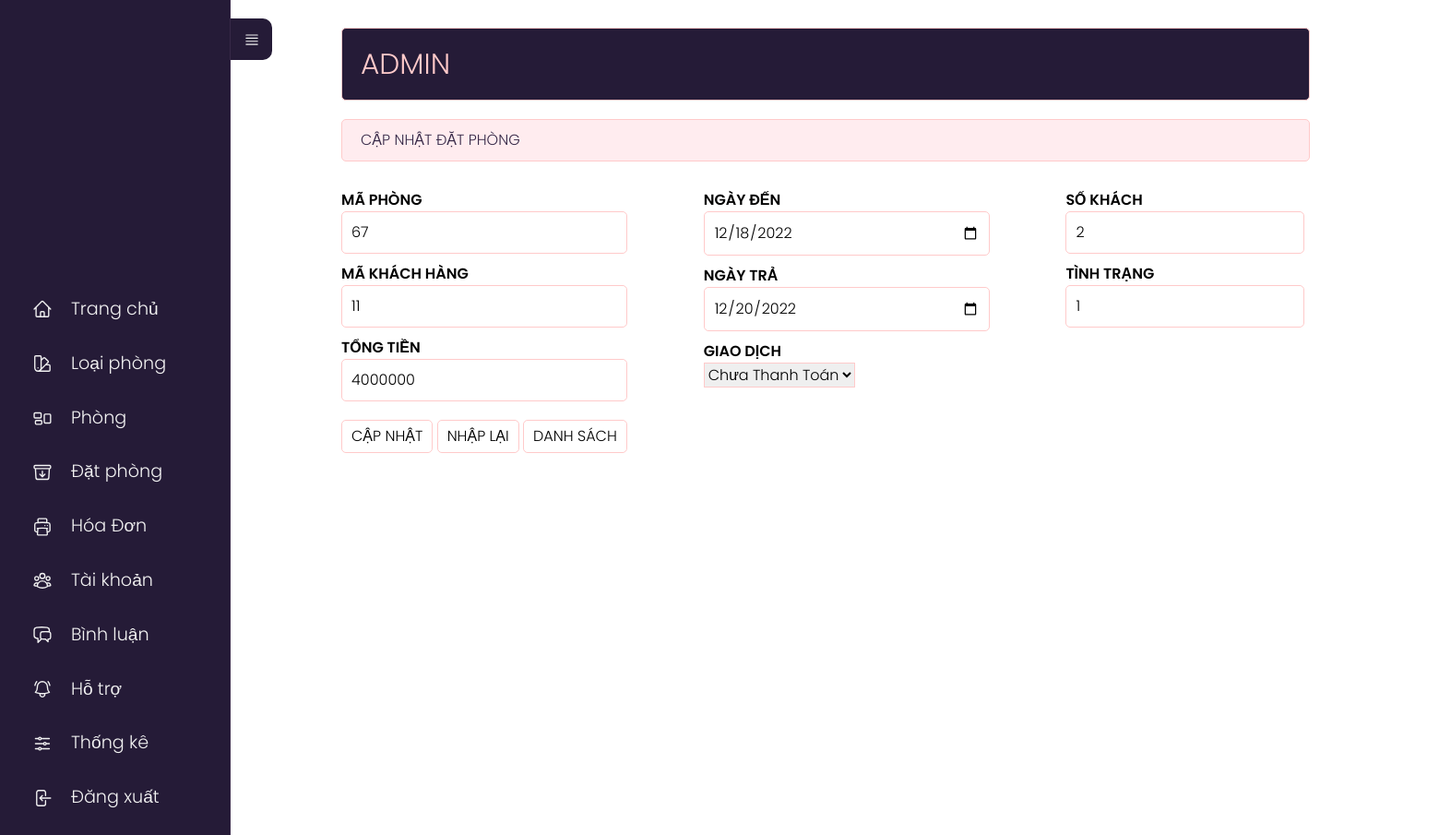
/admin/index.php?act=suadp&id=247, run on the app's committed database.
### tables this page shows
CREATE TABLE `datphong` (
  `id_order` int(11) NOT NULL,
  `id_phong` int(11) NOT NULL,
  `id_user` varchar(255) NOT NULL,
  `sokhach` int(2) NOT NULL,
  `ngayden` date NOT NULL,
  `ngaytra` date NOT NULL,
  `tongtien` float(10,2) NOT NULL,
  `giaodich` tinyint(2) NOT NULL DEFAULT 0,
  `tinhtrang` tinyint(2) NOT NULL DEFAULT 0
);

### model/pdo.php (called while the page is built, shortened)
<?php
function pdo_get_connection(){
    $dburl = "mysql:host=localhost;dbname=khachsan;charset=utf8";
    $user = 'root';
    $password = '';
    $conn = new PDO($dburl, $user, $password);
    $conn->setAttribute(PDO::ATTR_ERRMODE, PDO::ERRMODE_EXCEPTION);
    return $conn;
}
function pdo_query_one($sql){
    $sql_args = array_slice(func_get_args(), 1);
    try{
        $conn = pdo_get_connection();
        $stmt = $conn->prepare($sql);
        $stmt->execute($sql_args);
        $row = $stmt->fetch(PDO::FETCH_ASSOC);
        return $row;
    }
    catch(PDOException $e){
        throw $e;
    }
    finally{
        unset($conn);
    }
}

### model/datphong.php (called while the page is built, shortened)
<?php
    function loadone_datphong($id){
        $sql="select * from datphong where id_order=".$id;
        $dp=pdo_query_one($sql);
        return $dp;
    }
?>

### admin/datphong/update.php (the view, shortened to what this page needs)
<div class="row">
    <div class="row mb headeradmin" style="width:1050px;">
        <h1 style="padding: 15px 0;">ADMIN </h1>
    </div>
    <div class="row mb10 formtittle" style="width:1050px;">
        <h3>CẬP NHẬT ĐẶT PHÒNG</h3>
    </div>
    <div class="row formcontent" style="width:1650px;">
        <form action="index.php?act=updatedp" method="post" enctype="multipart/form-data">
            <div class="row">
                <?php
                if (is_array($dp)) {
                    extract($dp);
                }
                ?>
                <div class="row mb10 content1">
                    <div class="row mb10">
                        <label for="">MÃ PHÒNG</label><br>
                        <input type="text" name="maphong" style="width:120%;" value="<?= $id_phong ?>" required>
                    </div>
                    <div class="row mb10">
                        <label for="">MÃ KHÁCH HÀNG<br></label>
                        <input type="text" name="makhachhang" style="width:120%;" value="<?= $id_user ?>" required>
                    </div>
                    <div class="row mb10">
                        <label for="">TỔNG TIỀN</label><br>
                        <input type="tongtien" name="tongtien" style="width:120%;border: 1px solid #FFCACA;padding: 10px;border-radius: 5px;" value="<?= $tongtien ?>">
                    </div>
                </div>
                <div class="row mb10 content2">
                    <div class="row mb10">
                        <label for="">NGÀY ĐẾN</label><br>
                        <input type="date" name="ngayden" style="width:120%;border: 1px solid #FFCACA;padding: 10px;border-radius: 5px;" value="<?= $ngayden ?>">
                    </div>
                    <div class="row mb10">
                        <label for="">NGÀY TRẢ</label><br>
                        <input type="date" name="ngaytra" style="width:120%;border: 1px solid #FFCACA;padding: 10px;border-radius: 5px;" value="<?= $ngaytra ?>">
                    </div>
                    <div class="row mb10">
                        <label for="">GIAO DỊCH</label><br>
                        <select name="giaodich" id="" style="border:1px solid #FFCACA;">
                            <option value="">Chưa Thanh Toán</option>
                        </select>
                    </div>
                </div>
                <div class="row mb10 content3">
                    <div class="row mb10">
                        <label for="">SỐ KHÁCH</label><br>
                        <input type="text" name="sokhach" value="<?= $sokhach ?> " required>
                    </div>
                    <div class="row mb10">
                        <label for="">TÌNH TRẠNG</label><br>
                        <input type="text" name="tinhtrang" style="margin-bottom:5px;" value="<?= $tinhtrang ?>">
                    </div>
                </div>
            </div>
            <div class="row mb10">
                <input type="submit" name="capnhat" value="CẬP NHẬT">
                <input type="reset" name="nhaplai" value="NHẬP LẠI">
                <a href="index.php?act=listdp"><input type="button" value="DANH SÁCH"></a>
            </div>
        </form>
    </div>
</div>
</div>

### view_demo/css/styleadmin.css (style rules this page uses)
* { padding: 0; margin: 0; box-sizing: border-box; font-family: 'Poppins', sans-serif; font-weight: 300; }
body { position: relative; width: 100%; min-height: 150vh; }
.row { float: left; width: 70%; }
.mb { margin-bottom: 20px; }
.mb10 { margin-bottom: 10px; }
.formtk input[type="text"], .formtk input[type="password"], .formcontent input[type="text"], .formcontent input[type="password"] { width: 100%; border: 1px solid #FFCACA; padding: 10px; border-radius: 5px; }
.formtk input[type="submit"], .formcontent input[type="submit"], .formcontent input[type="reset"], .formcontent input[type="button"] { border-radius: 5px; padding: 5px 10px; background-color: #ffffff; border: 1px solid #FFCACA; }
.headeradmin { background-color: #251B37; border: 1px solid #FFCACA; color: #FFCACA; border-radius: 5px; padding: 0px 20px; width: 70%; }
.headeradmin h1 { font-size: 2vw; }
.formtittle { background-color: #FFECEF; border: 1px solid #FFCACA; color: #372948; border-radius: 5px; padding: 10px 20px; }
.formcontent { padding: 20px 0; }
.content1 { width: 32%; }
.content2 { width: 32%; margin-left: 2%; margin-right: 2%; }
.content3 { width: 32%; }
.formcontent label { font-weight: 600; }

### data on the page
datphong: maphong "67", makhachhang "11", tongtien "4000000", ngayden "12/18/2022", ngaytra "12/20/2022", sokhach "2", tinhtrang "1"
